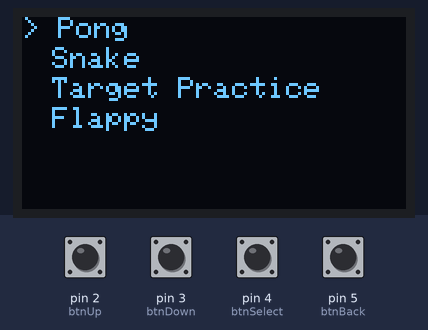
Simulated run of this sketch. Board: Arduino Uno, built with avr-gcc and run on an emulated ATmega328P. Shown: 128×64 one-colour display. The inputs (shaded band) are chosen by the test bench; at power-on: pin 2 (btnUp), pin 3 (btnDown), pin 4 (btnSelect), pin 5 (btnBack) HIGH. Random numbers use the default seed unless the sketch sets one.

Above: at 1.2 s.
1.3 s: pin 4 (btnSelect) pulled LOW for 0.15 s
At 3.7 s:
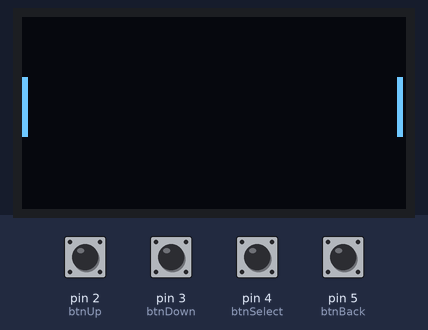
3.9 s: pin 5 (btnBack) pulled LOW for 1 s
At 4.5 s:
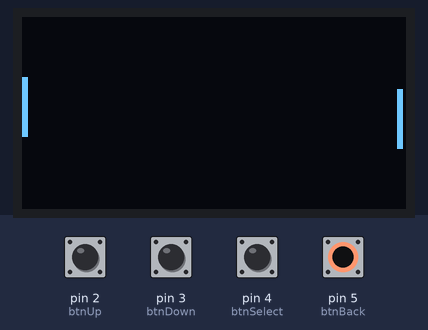
6.4 s: pin 2 (btnUp) pulled LOW for 1 s
At 8.5 s:
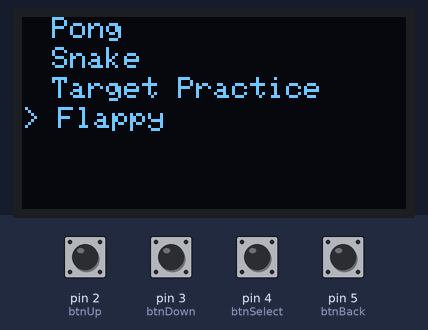
9.0 s: pin 4 (btnSelect) pulled LOW for 1 s
At 9.28 s:
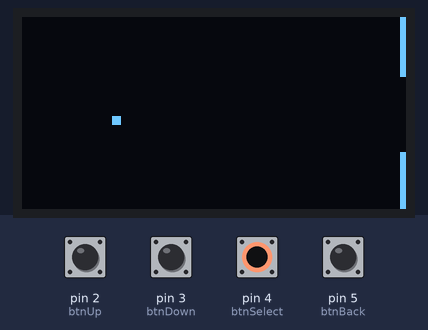
11.5 s: pin 2 (btnUp) pulled LOW for 0.15 s
At 11.72 s:
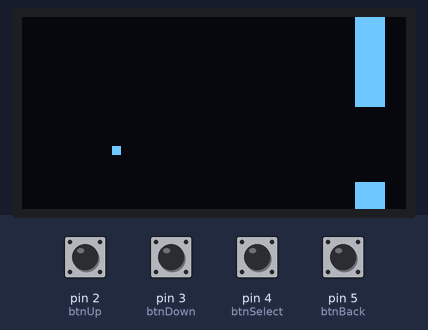
13.1 s: pin 5 (btnBack) pulled LOW for 0.15 s
At 13.8 s:
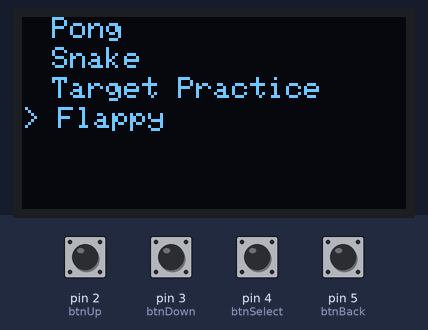
Timing chart, 0 to 15.8 s (numbered marks = the images above; inputs shaded):
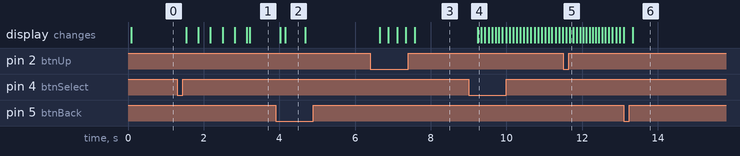

The sketch:

arduinooyun.ino
```cpp
#include <Adafruit_GFX.h>
#include <Adafruit_SSD1306.h>

#define SCREEN_WIDTH 128
#define SCREEN_HEIGHT 64

Adafruit_SSD1306 display(SCREEN_WIDTH, SCREEN_HEIGHT, &Wire, -1);

const int btnUp = 2;
const int btnDown = 3;
const int btnSelect = 4;
const int btnBack = 5;

int selectedGame = 0;
String games[] = {"Pong", "Snake", "Target Practice", "Flappy"}; // Reaction Time yerine Target Practice
const int totalGames = 4;

bool inMenu = true;
unsigned long gameStartTime;

void setup() {
  pinMode(btnUp, INPUT_PULLUP);
  pinMode(btnDown, INPUT_PULLUP);
  pinMode(btnSelect, INPUT_PULLUP);
  pinMode(btnBack, INPUT_PULLUP);

  if (!display.begin(SSD1306_SWITCHCAPVCC, 0x3C)) {
    for (;;);
  }
  display.clearDisplay();
  display.display();
  randomSeed(analogRead(0)); // Rastgele sayı üreteci için seed
}

void loop() {
  if (inMenu) {
    showMenu();
    handleMenuInput();
  } else {
    gameStartTime = millis(); // Oyun başlangıç zamanı
    switch (selectedGame) {
      case 0: pongGame(); break;
      case 1: snakeGame(); break;
      case 2: targetPractice(); break; // Yeni oyun
      case 3: flappyGame(); break;
    }
    if (digitalRead(btnBack) == LOW) {
      inMenu = true;
      delay(200);
    }
  }
}


void showMenu() {
  display.clearDisplay();
  display.setTextSize(1);
  display.setTextColor(SSD1306_WHITE);

  for (int i = 0; i < totalGames; i++) {
    if (i == selectedGame) {
      display.setCursor(0, i * 10);
      display.print("> ");
    } else {
      display.setCursor(10, i * 10);
    }
    display.println(games[i]);
  }

  display.display();
}

void handleMenuInput() {
  if (digitalRead(btnUp) == LOW) {
    selectedGame = (selectedGame - 1 + totalGames) % totalGames;
    delay(200);
  }
  if (digitalRead(btnDown) == LOW) {
    selectedGame = (selectedGame + 1) % totalGames;
    delay(200);
  }
  if (digitalRead(btnSelect) == LOW) {
    inMenu = false;
    delay(200);
  }
}


void pongGame() {
  int ballX = SCREEN_WIDTH / 2, ballY = SCREEN_HEIGHT / 2;
  int ballSpeedX = 1, ballSpeedY = 1;
  int paddle1Y = 20, paddle2Y = 20;
  const int paddleHeight = 20, paddleWidth = 2;
  int backButtonCount = 0;
  unsigned long previousMillis = 0;

  while (true) {
    unsigned long currentMillis = millis();
    float speedMultiplier = 1.0 + (currentMillis - gameStartTime) / 10000.0; // Hız artışı

    if (currentMillis - previousMillis > 10 / speedMultiplier) {
      previousMillis = currentMillis;

      if (digitalRead(btnUp) == LOW && paddle1Y > 0) paddle1Y -= 2;
      if (digitalRead(btnDown) == LOW && paddle1Y < SCREEN_HEIGHT - paddleHeight) paddle1Y += 2;
      if (digitalRead(btnSelect) == LOW && paddle2Y > 0) paddle2Y -= 2;

      if (digitalRead(btnBack) == LOW && paddle2Y < SCREEN_HEIGHT - paddleHeight) {
        paddle2Y += 2;
        backButtonCount++;
        if (backButtonCount >= 3) {
           inMenu = true;
           delay(200); // Debounce
           break;
         }
       } else {
         backButtonCount = 0; // Geri butonu bırakıldığında sayacı sıfırla.
       }


      ballX += ballSpeedX * speedMultiplier;
      ballY += ballSpeedY * speedMultiplier;

      if (ballY <= 0 || ballY >= SCREEN_HEIGHT) ballSpeedY = -ballSpeedY;

      // Topun raketlere çarpmasını kontrol et
      if ((ballX <= paddleWidth && ballY >= paddle1Y && ballY <= paddle1Y + paddleHeight) ||
          (ballX >= SCREEN_WIDTH - paddleWidth - 2 && ballY >= paddle2Y && ballY <= paddle2Y + paddleHeight)) {
        ballSpeedX = -ballSpeedX;
      }

      display.clearDisplay();
      display.fillRect(0, paddle1Y, paddleWidth, paddleHeight, SSD1306_WHITE);
      display.fillRect(SCREEN_WIDTH - paddleWidth -1, paddle2Y, paddleWidth, paddleHeight, SSD1306_WHITE);
      display.fillRect(ballX, ballY, 2, 2, SSD1306_WHITE);
      display.display();

    }
     if (digitalRead(btnBack) == LOW)
     delay(100);
  }
}


void snakeGame() {
  int x = 10, y = 10;
  int dx = 1, dy = 0;
  int snakeLength = 1;
  int foodX = random(0, SCREEN_WIDTH / 2) * 2, foodY = random(0, SCREEN_HEIGHT / 2) * 2; // Yiyecek konumunu piksel boyutuna göre ayarla
  int snake[100][2];
  unsigned long previousMillis = 0;
  int direction = 0; // 0: sağ, 1: aşağı, 2: sol, 3: yukarı


  while (true) {
    unsigned long currentMillis = millis();
    float speedMultiplier = 1.0 + (currentMillis - gameStartTime) / 5000.0; // Hız artışı
    if (currentMillis - previousMillis > 100 / speedMultiplier) {


       previousMillis = currentMillis;

      if (digitalRead(btnUp) == LOW ) {
        direction = (direction -1 + 4) % 4;
        delay(100);
      }

      if (digitalRead(btnDown) == LOW) {
         direction = (direction + 1) % 4;
         delay(100);
      }


      // Yönü güncelle
       if (direction == 0) { dx = 2; dy = 0; } // Sağ
       else if (direction == 1) { dx = 0; dy = 2; } // Aşağı
       else if (direction == 2) { dx = -2; dy = 0; } // Sol
       else if (direction == 3) { dx = 0; dy = -2; } // Yukarı


      x += dx;
      y += dy;


      // Ekran sınırlarını kontrol et
      if (x < 0) x = SCREEN_WIDTH - 2;
      if (x >= SCREEN_WIDTH) x = 0;
      if (y < 0) y = SCREEN_HEIGHT - 2;
      if (y >= SCREEN_HEIGHT) y = 0;


      if (x == foodX && y == foodY) {
        snakeLength++;
        foodX = random(0, SCREEN_WIDTH / 2) * 2;
        foodY = random(0, SCREEN_HEIGHT / 2) * 2;

      }


      for (int i = snakeLength - 2; i >= 0; i--) {
        snake[i + 1][0] = snake[i][0];
        snake[i + 1][1] = snake[i][1];
      }

      snake[0][0] = x;
      snake[0][1] = y;


      for (int i = 1; i < snakeLength; i++) {
        if (snake[0][0] == snake[i][0] && snake[0][1] == snake[i][1]) {
          // Oyunu bitir
          return;
        }
      }

      display.clearDisplay();


      for (int i = 0; i < snakeLength; i++) {
        display.fillRect(snake[i][0], snake[i][1], 2, 2, SSD1306_WHITE);
      }
      display.fillRect(foodX, foodY, 2, 2, SSD1306_WHITE);
      display.display();
    }
    if (digitalRead(btnBack) == LOW) {
      delay(100);

    }
  }
}


void targetPractice() {
  int targetX = random(10, SCREEN_WIDTH - 10);
  int targetY = random(10, SCREEN_HEIGHT - 10);
  int score = 0;
  unsigned long targetStartTime = millis();
  const int targetSize = 8;

  while (true) {

    float speedMultiplier = 1.0 + (millis() - gameStartTime) / 10000.0;
    display.clearDisplay();
    display.fillRect(targetX, targetY, targetSize, targetSize, SSD1306_WHITE);
    display.setTextSize(1);
    display.setCursor(0, 0);
    display.print("Score: ");
    display.println(score);
    display.display();


    if (digitalRead(btnSelect) == LOW) {
      // Hedefi vurup vurmadığını kontrol et
      int crosshairX = SCREEN_WIDTH/2 -1;
      int crosshairY = SCREEN_HEIGHT/2 -1;
      if( crosshairX >= targetX && crosshairX <= targetX + targetSize && crosshairY >= targetY && crosshairY <= targetY + targetSize){
        score++;
        targetX = random(10, SCREEN_WIDTH - 10);
        targetY = random(10, SCREEN_HEIGHT - 10);
        delay(100);
      }
    }
    if (digitalRead(btnBack) == LOW) {
       inMenu = true;
       delay(200);
       break;
    }

  }

}


void flappyGame() {
  int birdX = 30, birdY = SCREEN_HEIGHT / 2;
  int birdSpeed = 0;
  const int gravity = 1;
  const int lift = -5;
  const int pipeWidth = 10;
  int pipeX = SCREEN_WIDTH;
  int pipeHeight = random(20, SCREEN_HEIGHT - 30); // Boru yüksekliğini ayarla
  int pipeGap = 25; // Boru aralığını ayarla
  unsigned long previousMillis = 0;


  while (true) {
    unsigned long currentMillis = millis();
    float speedMultiplier = 1.0 + (currentMillis - gameStartTime) / 5000.0;


    if (currentMillis - previousMillis > 100 / speedMultiplier) {
      previousMillis = currentMillis;
      birdSpeed += gravity;
      birdY += birdSpeed;


      if (birdY < 0 || birdY > SCREEN_HEIGHT -3) return;


      display.clearDisplay();
      display.fillRect(birdX, birdY, 3, 3, SSD1306_WHITE);


      pipeX -= 2 * speedMultiplier;
      if (pipeX < -pipeWidth) {
        pipeX = SCREEN_WIDTH;
        pipeHeight = random(20, SCREEN_HEIGHT - 30);
      }
      display.fillRect(pipeX, 0, pipeWidth, pipeHeight, SSD1306_WHITE);
      display.fillRect(pipeX, pipeHeight + pipeGap, pipeWidth, SCREEN_HEIGHT - pipeHeight - pipeGap, SSD1306_WHITE);
      display.display();


      if (digitalRead(btnUp) == LOW) {
        birdSpeed = lift;
        delay(50);
      }

        // Çarpışma kontrolü

       if (birdX + 3 > pipeX && birdX < pipeX + pipeWidth && (birdY < pipeHeight || birdY + 3 > pipeHeight + pipeGap)) {
             return;  // Oyunu bitir
          }
    }

    if (digitalRead(btnBack) == LOW) {
      inMenu = true;

      break;
    }

  }
}
```

Measured:
- after the input at 1.3 s, the display: first changes after 0.24 s (image 1 shows a later state)
- after the input at 6.4 s, the display: changes after 0.25 s (image 3)
- after the input at 9.0 s, the display: changes after 0.24 s (image 4)
- what the display in image 2 shows lasts 0.5 s, from 4.2 s to 4.7 s
